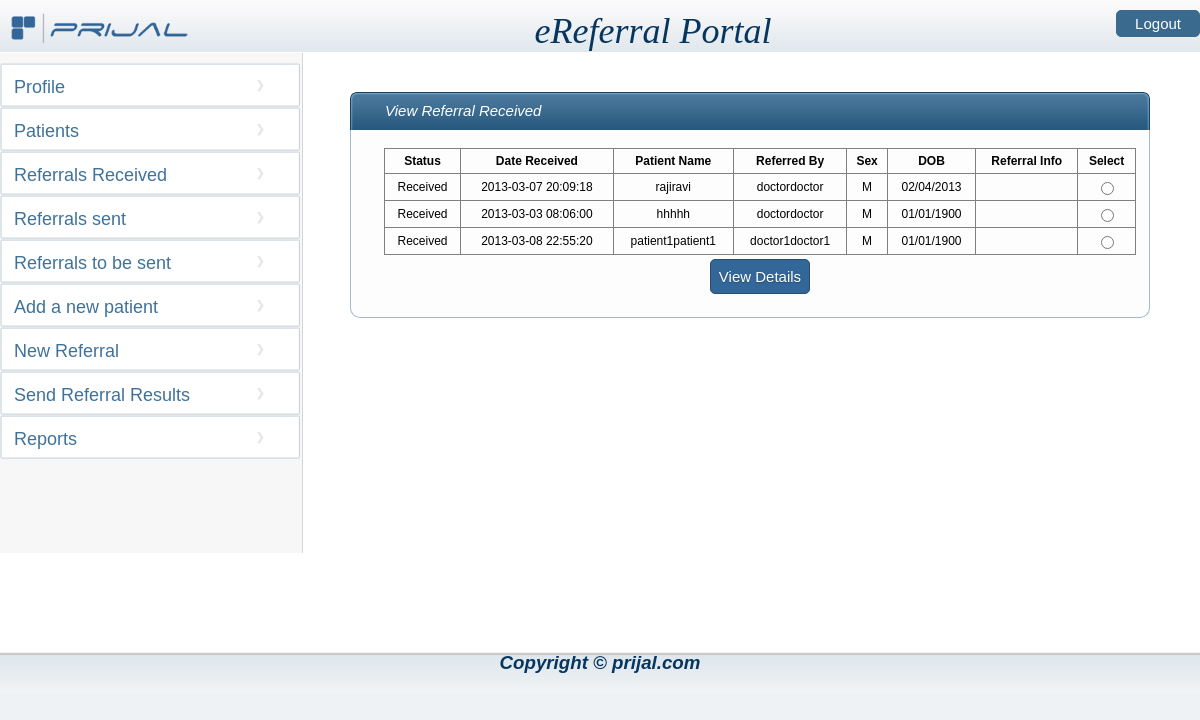
/phps/viewreferralreceived.php?status_cd=3 (signed in), run on the app's committed database.
### tables this page shows
CREATE TABLE IF NOT EXISTS `dr_patient_refrl` (
  `REFERRAL_ID` int(11) NOT NULL AUTO_INCREMENT,
  `STAFF_ID` int(11) NOT NULL,
  `PATIENT_ID` int(11) NOT NULL,
  `RFRNG_STATUS_CD` smallint(6) DEFAULT NULL,
  `RFRNG_DATE` timestamp NULL DEFAULT CURRENT_TIMESTAMP ON UPDATE CURRENT_TIMESTAMP,
  `TESTS_TO_PERFORM_TXT` varchar(250) DEFAULT NULL,
  `SPCL_INST_TXT` varchar(250) DEFAULT NULL,
  `OTHER_COMMENTS_TXT` varchar(250) DEFAULT NULL,
  `RFRD_STAFF_ID` int(11) NOT NULL,
  `RFRD_STATUS_CD` smallint(6) DEFAULT NULL,
  `RFRD_DATE` date DEFAULT NULL,
  `RFRD_RESULTS_TXT` varchar(250) DEFAULT NULL,
  `RFRD_COMMENTS_TXT` varchar(250) DEFAULT NULL,
  `RFRD_RECMMD_TRMT_TXT` varchar(250) DEFAULT NULL,
  `APPOINTMENT_DATE` date DEFAULT NULL,
  `attachment1` varchar(80) DEFAULT NULL,
  `attachment2` varchar(80) DEFAULT NULL,
  `attachment3` varchar(80) DEFAULT NULL,
  `attachment4` varchar(80) DEFAULT NULL,
  `attachment5` varchar(80) DEFAULT NULL,
  PRIMARY KEY (`REFERRAL_ID`),
  KEY `DR_PATIENT_REFRL_FK1` (`STAFF_ID`,`PATIENT_ID`),
  KEY `DR_PATIENT_REFRL_FK2` (`RFRNG_STATUS_CD`),
  KEY `DR_PATIENT_REFRL_FK3` (`RFRD_STAFF_ID`),
  KEY `DR_PATIENT_REFRL_FK4` (`RFRD_STATUS_CD`)
);

CREATE TABLE IF NOT EXISTS `rf_rfrl_status` (
  `RFRL_STATUS_CD` smallint(6) NOT NULL,
  `DESCRIPTION` varchar(32) NOT NULL,
  PRIMARY KEY (`RFRL_STATUS_CD`),
  UNIQUE KEY `U1_RF_RFRL_STATUS` (`DESCRIPTION`)
);

CREATE TABLE IF NOT EXISTS `patient` (
  `PATIENT_ID` int(11) NOT NULL AUTO_INCREMENT,
  `LAST_NAME` varchar(64) DEFAULT NULL,
  `MIDDLE_NAME` varchar(64) DEFAULT NULL,
  `FIRST_NAME` varchar(64) DEFAULT NULL,
  `MEDICAL_HISTORY_ID` int(11) DEFAULT NULL,
  `ALLERGY_ID` int(11) DEFAULT NULL,
  `EMAIL_ADDRESS` varchar(128) DEFAULT NULL,
  `GENDER_CD` smallint(128) DEFAULT NULL,
  `GENDER_REPLACE` varchar(64) DEFAULT 'M',
  `DATE_OF_BIRTH` varchar(64) DEFAULT '01/01/1900',
  `ACCOUNT_ID` int(11) DEFAULT NULL,
  `ADDR_street1` varchar(128) DEFAULT NULL,
  `ADDR_CITY` varchar(64) DEFAULT NULL,
  `ADDR_STATE` varchar(64) DEFAULT NULL,
  `ZIP_CD` varchar(64) DEFAULT NULL,
  `WORK_PHONE` varchar(64) DEFAULT NULL,
  `CELL_PHONE` varchar(64) DEFAULT NULL,
  `NOTIFICATION_PRE` varchar(16) DEFAULT 'E',
  PRIMARY KEY (`PATIENT_ID`),
  UNIQUE KEY `PATIENT_U1` (`ACCOUNT_ID`),
  KEY `PATIENT_FK1` (`GENDER_CD`)
);

CREATE TABLE IF NOT EXISTS `org_staff` (
  `STAFF_ID` int(11) NOT NULL AUTO_INCREMENT,
  `ORG_ID` int(11) DEFAULT NULL,
  `ORG_NAME` varchar(128) DEFAULT NULL,
  `STAFF_TYPE_CD` smallint(6) DEFAULT NULL,
  `SPCLTY_TYPE_CD` smallint(6) DEFAULT NULL,
  `SPECIALTY` varchar(64) DEFAULT NULL,
  `LAST_NAME` varchar(64) DEFAULT NULL,
  `MIDDLE_NAME` varchar(64) DEFAULT NULL,
  `FIRST_NAME` varchar(64) DEFAULT NULL,
  `GENDER` varchar(16) DEFAULT 'M',
  `EMAIL_ADDRESS` varchar(128) DEFAULT NULL,
  `WORK_PHONE` varchar(64) DEFAULT NULL,
  `CELL_PHONE` varchar(64) DEFAULT NULL,
  `NOTIFICATION_PRE` varchar(16) DEFAULT 'E',
  `ACCOUNT_ID` int(11) NOT NULL,
  PRIMARY KEY (`STAFF_ID`),
  UNIQUE KEY `ORG_STAFF_U1` (`ACCOUNT_ID`),
  KEY `ORG_STAFF_FK1` (`ORG_ID`),
  KEY `ORG_STAFF_FK2` (`STAFF_TYPE_CD`),
  KEY `ORG_STAFF_FK3` (`SPCLTY_TYPE_CD`)
);

### includes/global.inc.php (called while the page is built, shortened)
<?php
require_once '../classes/DB.class.php';
$db = new DB();
?>

### classes/DB.class.php (called while the page is built, shortened)
<?php
class DB{
    public function getReferrals($doctor_account_id, $status_cd) {
        $sql = "SELECT staff_id from org_staff where account_id='$doctor_account_id'";
        $result = mysql_query($sql);
        $row = mysql_fetch_assoc($result);
        $staff_id = $row['staff_id'];
        if ($status_cd == 3) {
            $result = mysql_query("SELECT dr_patient_refrl.referral_id, dr_patient_refrl.rfrng_date, patient.last_name,patient.first_name,
						patient.GENDER_REPLACE,patient.date_of_birth, rf_rfrl_status.description, org_staff.last_name as ln,org_staff.first_name as fn
						from  dr_patient_refrl left outer join patient on dr_patient_refrl.patient_id=patient.patient_id
						left outer join rf_rfrl_status on  dr_patient_refrl.rfrd_status_cd=rf_rfrl_status.rfrl_status_cd
						left outer join org_staff on dr_patient_refrl.staff_id= org_staff.staff_id
						where dr_patient_refrl.rfrd_staff_id='$staff_id' and ( dr_patient_refrl.rfrd_status_cd='$status_cd' || dr_patient_refrl.RFRNG_STATUS_CD=7 ) ");
        }
        return $result;
    }
}
?>

### phps/viewreferralreceived.php (the view, shortened to what this page needs)
<?php
require_once '../includes/global.inc.php';
if (!isset($_POST['action'])) {
    include( "header.php");
    ?>
    <tr>
        <td style="background-color:white;height:600px;width:300px;vertical-align:middle;">
    <?php
    include( "navigationd.php");
    $account_id = $_SESSION['staff_account_id'];
    if (isset($_GET['status_cd'])) {
        $result = $db->getReferrals($account_id, $_GET['status_cd']);
    }
    ?>
        </td>
        <td style="background-color:white;width:900px;text-align:top;float:left;">
            <table style="margin: 40px 50px 40px;width:800px" cellpadding="0px" cellspacing="0px;" >
                <tr><td >
                        <span class="left-box"></span><span class="cent-box" style="width:758px;">View Referral Received </span><span class="right-box"></span>
                    </td></tr>
                <tr><td>
                        <table class="main" style="width:100%;">
                            <tr >
                                <td><p>
                                    <table class="viewRecords" style="width:100%;border-collapse:collapse" border="1" cellspacing="0" cellpadding="0" 	>
                                        <tr class="bold">
                                            <td>Status</td><td>Date Received</td><td>Patient Name</td><td>Referred By</td><td>Sex</td><td>DOB</td><td>Referral Info</td><td>Select</td></tr>
    <?php
    while ($row = mysql_fetch_array($result)) {
        echo "<tr>";
        echo "<td>" . $row['description'] . "</td>";
        echo "<td>" . $row['rfrng_date'] . "</td>";
        echo "<td>" . $row['first_name'] . $row['last_name'] . "</td>";
        echo "<td>" . $row['fn'] . $row['ln'] . "</td>";
        echo "<td>" . $row['GENDER_REPLACE'] . "</td>";
        echo "<td>" . $row['date_of_birth'] . "</td>";
        echo "<td>" . "</td>";
        echo "<td><input type=\"radio\" name=\"dv_account_id\" value=\"" . $row['referral_id'] . "\"></td>";
        echo "</tr>";
    }
    ?>
                                    </table>
                                    </p>
                                </td>
                            </tr>
                            <tr>
                                <td style="text-align:center" >
                                    <div>
                                        <p> <input type="submit" name="action" value="View Details" style="background-color: #336699;border-radius:5px;height: 35px; width: 100px"/>
                                        </p>
                                    </div>
                                </td></tr>
                        </table>
                    </td></tr></table>
        </td>
    </tr>
    <?php
    include( "footer.php");
    ?>
    </table>
    </form>
    </body>
    </html>
    <?php
}
?>

### resources/styles/referral.css (style rules this page uses)
body { font-size:14px; font-family:Arial,Helvetica,sans-serif; margin: 0px; padding: 0px; background-repeat: repeat-x,repeat-y; background: none repeat scroll 0 0 #EEF2F5; }
.left-box { float:left; background:url(../form-top-left.png) no-repeat; width:7px; height:38px; }
.cent-box { background: url("../form-top-cent.png") repeat-x scroll 0 0 transparent; color: #FFFFFF; float: left; font-family: Arial,Helvetica,sans-serif; font-size: 15px; font-style: italic; height: 38px; line-height: 38px; text-align: left; width: 348px; padding-left:28px; }
.right-box { float:left; background:url(../form-top-right.png); height:38px; width:7px; }
input[type="submit"] { background-color: #6BB38A; background-position: 50% 50%; border: 1px solid #2A4E69; color: white; cursor: pointer; font-family: Arial,Helvetica,sans-serif; font-size: 15px; text-shadow: 0 1px 1px #2A4E69; }
.bold { font-weight:bolder; }
table.main { background-color: #FDFDFD; border-bottom: 1px solid #A4BACA; border-left: 1px solid #A4BACA; border-radius: 0 0 10px 10px; border-right: 1px solid #A4BACA; color: #06365F; margin-left: auto; margin-right: auto; margin-top: -5px; padding: 20px 10px 20px 20px; }
table.main tr td p { margin-left:10px; font-family: Arial,Helvetica,sans-serif; font-size: 14px; }
INPUT, select { color: black; background-color: white; border:1px solid #A4BACA;border-radius:5px; }

### resources/css/common.css (style rules this page uses)
input { padding:4px; }
.viewRecords tr td { text-align:center;font-size:12px;padding:5px; }

### data on the page
dr_patient_refrl: RFRD_STATUS_CD.DESCRIPTION "Received", RFRNG_DATE "2013-03-07 20:09:18", patient.FIRST_NAME "raji", patient.LAST_NAME "ravi", org_staff.FIRST_NAME "doctor", org_staff.LAST_NAME "doctor", patient.GENDER_REPLACE "M", patient.DATE_OF_BIRTH "02/04/2013"
dr_patient_refrl: RFRD_STATUS_CD.DESCRIPTION "Received", RFRNG_DATE "2013-03-03 08:06:00", patient.FIRST_NAME "hh", patient.LAST_NAME "hhh", org_staff.FIRST_NAME "doctor", org_staff.LAST_NAME "doctor", patient.GENDER_REPLACE "M", patient.DATE_OF_BIRTH "01/01/1900"
dr_patient_refrl: RFRD_STATUS_CD.DESCRIPTION "Received", RFRNG_DATE "2013-03-08 22:55:20", patient.FIRST_NAME "patient1", patient.LAST_NAME "patient1", org_staff.FIRST_NAME "doctor1", org_staff.LAST_NAME "doctor1", patient.GENDER_REPLACE "M", patient.DATE_OF_BIRTH "01/01/1900"
